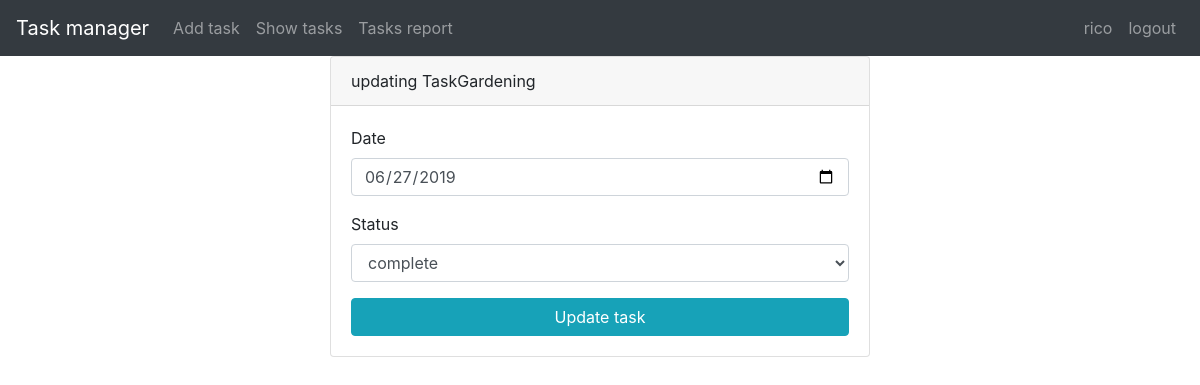
Screenshot of /update.php?id=4 (signed in) with the database file from the repository.
### tables this page shows
CREATE TABLE `tasks` (
  `task_id` int(11) NOT NULL,
  `task_name` varchar(50) NOT NULL,
  `date_todo` varchar(50) NOT NULL,
  `status` varchar(50) NOT NULL
);

### update.php (the view, shortened to what this page needs)
<?php
if (isset($_GET["id"]))
{
    $id=$_GET["id"];
    require 'DB.php';
    $sql="select*from tasks where task_id=$id";
    $result=mysqli_query($conn,$sql);
    $row=mysqli_fetch_assoc($result);
    extract($row);
}
?>
<!doctype html>
<html lang="en">
<head>
    <link rel="stylesheet" href="css/bootstrap.css">
</head>
<body>
<?php
require 'navbar.php';
?>
<div class="container">
    <div class="row justify-content-center">
        <div class="col-sm-6">
            <div class="card">
                <div class="card-header">
                    updating Task<?php echo $task_name;?>
                </div>
                <div class="card-body">
                    <form action="update.php" method="post" enctype="multipart/form-data">
                        <div class="form-group">
                            <label for="title">Date</label>
                            <input value="<?=$date_todo?>" type="date" class="form-control" name="date_todo" required>
                        </div>
                        <div class="form-group">
                            <label for="title">Status</label>
                            <select name="status"  class="form-control"<input value="<?=$status?>" type="text" class="form-control" name="status" required>>
                                <option value="complete">complete</option>
                            </select>
                        </div>
                        <button class="btn btn-info btn-block">Update task</button>
                    </form>
                </div>
            </div>
        </div>
    </div>
</div>
</body>
</html>

### rows the page displays
tasks: task_name "Gardening", date_todo "06/27/2019", status "complete"

### other values shown
$_SESSION["info"]["name"] "rico"
